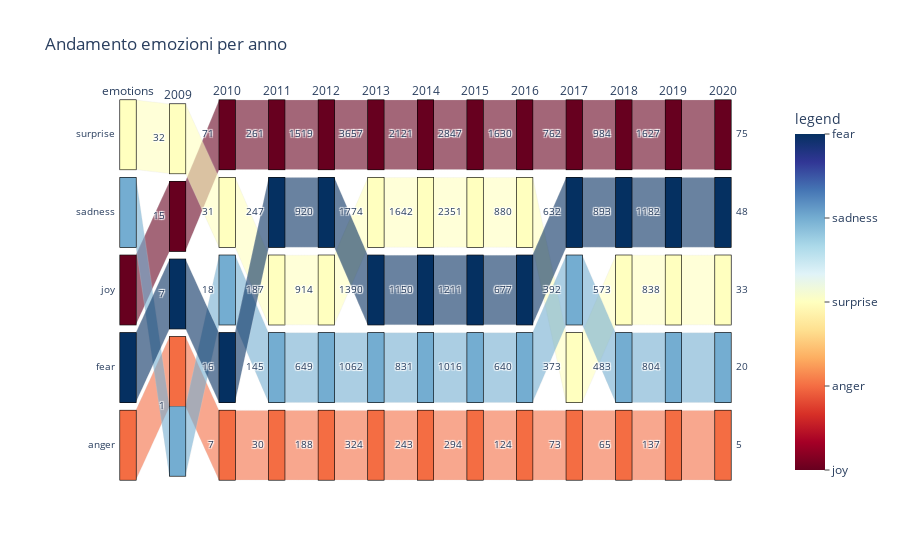

The cell this chart's notebook holds for it:
### Code cell
df_anni= pd.read_csv("anni.csv")
anni=df_anni.columns
 
fig = px.parallel_categories(df_anni, dimensions=anni,
               color=[0,1,2,3,4], range_color=[0,4],color_continuous_scale=colorblind,
               title='Andamento emozioni per anno')
fig.update_traces(dimensions=[{"categoryorder": "category descending"}])
fig.update_layout(coloraxis_colorbar=dict(title="legend", ticks='outside'))
 
fig.update_coloraxes(colorbar_tickmode='array')
fig.update_coloraxes(colorbar_ticktext=df_anni['emotions'])
fig.update_coloraxes(colorbar_tickvals=[0,1,2,3,4])
 
fig.show()
#fig.write_image('emozioni-x-anno.pdf', engine='kaleido', width=1080)

### Figure 1 — Plotly figure (JSON) as saved in the notebook; plotly's stock layout.template omitted (floating-point values rounded to 4 significant figures)
{"data": [{"dimensions": [{"categoryorder": "category descending", "label": "emotions", "values": ["joy", "anger", "surprise", "sadness", "fear"]}, {"categoryorder": "category descending", "label": "2009", "values": [15, 1, 32, 1, 7]}, {"categoryorder": "category descending", "label": "2010", "values": [71, 7, 31, 18, 16]}, {"categoryorder": "category descending", "label": "2011", "values": [261, 30, 187, 145, 247]}, {"categoryorder": "category descending", "label": "2012", "values": [1519, 188, 914, 649, 920]}, {"categoryorder": "category descending", "label": "2013", "values": [3657, 324, 1774, 1062, 1390]}, {"categoryorder": "category descending", "label": "2014", "values": [2121, 243, 1642, 831, 1150]}, {"categoryorder": "category descending", "label": "2015", "values": [2847, 294, 2351, 1016, 1211]}, {"categoryorder": "category descending", "label": "2016", "values": [1630, 124, 880, 640, 677]}, {"categoryorder": "category descending", "label": "2017", "values": [762, 73, 373, 392, 632]}, {"categoryorder": "category descending", "label": "2018", "values": [984, 65, 573, 483, 893]}, {"categoryorder": "category descending", "label": "2019", "values": [1627, 137, 838, 804, 1182]}, {"categoryorder": "category descending", "label": "2020", "values": [75, 5, 33, 20, 48]}], "domain": {"x": [0, 1], "y": [0, 1]}, "line": {"color": [0, 1, 2, 3, 4], "coloraxis": "coloraxis"}, "name": "", "type": "parcats"}], "layout": {"coloraxis": {"cmax": 4, "cmin": 0, "colorbar": {"tickmode": "array", "ticks": "outside", "ticktext": ["joy", "anger", "surprise", "sadness", "fear"], "tickvals": [0, 1, 2, 3, 4], "title": {"text": "legend"}}, "colorscale": [[0, "#67001f"], [0.08333, "#a50026"], [0.1667, "#d73027"], [0.25, "#f46d43"], [0.3333, "#fdae61"], [0.4167, "#fee090"], [0.5, "#ffffbf"], [0.5833, "#e0f3f8"], [0.6667, "#abd9e9"], [0.75, "#74add1"], [0.8333, "#4575b4"], [0.9167, "#313695"], [1, "#053061"]]}, "legend": {"tracegroupgap": 0}, "title": {"text": "Andamento emozioni per anno"}}}
